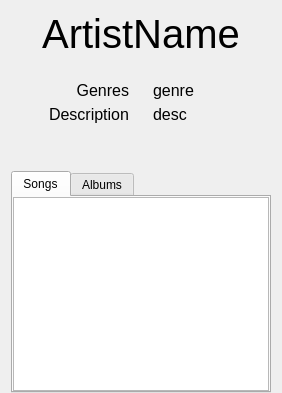
          <widget class="QWidget" name="detailView2" native="true">
           <property name="sizePolicy">
            <sizepolicy hsizetype="Minimum" vsizetype="Preferred">
             <horstretch>0</horstretch>
             <verstretch>0</verstretch>
            </sizepolicy>
           </property>
           <layout class="QVBoxLayout" name="verticalLayout_14">
            <property name="bottomMargin">
             <number>0</number>
            </property>
            <item>
             <widget class="QLabel" name="artistName">
              <property name="sizePolicy">
               <sizepolicy hsizetype="Preferred" vsizetype="Fixed">
                <horstretch>0</horstretch>
                <verstretch>0</verstretch>
               </sizepolicy>
              </property>
              <property name="font">
               <font>
                <pointsize>30</pointsize>
               </font>
              </property>
              <property name="text">
               <string>ArtistName</string>
              </property>
              <property name="scaledContents">
               <bool>true</bool>
              </property>
              <property name="alignment">
               <set>Qt::AlignBottom|Qt::AlignHCenter</set>
              </property>
             </widget>
            </item>
            <item>
             <widget class="QWidget" name="widget_9" native="true">
              <property name="sizePolicy">
               <sizepolicy hsizetype="Preferred" vsizetype="Minimum">
                <horstretch>0</horstretch>
                <verstretch>0</verstretch>
               </sizepolicy>
              </property>
              <layout class="QHBoxLayout" name="horizontalLayout_8">
               <item>
                <widget class="QWidget" name="widget_10" native="true">
                 <property name="sizePolicy">
                  <sizepolicy hsizetype="Preferred" vsizetype="Fixed">
                   <horstretch>0</horstretch>
                   <verstretch>0</verstretch>
                  </sizepolicy>
                 </property>
                 <layout class="QVBoxLayout" name="verticalLayout_12">
                  <property name="spacing">
                   <number>5</number>
                  </property>
                  <item>
                   <widget class="QLabel" name="ls10">
                    <property name="sizePolicy">
                     <sizepolicy hsizetype="Preferred" vsizetype="Fixed">
                      <horstretch>0</horstretch>
                      <verstretch>0</verstretch>
                     </sizepolicy>
                    </property>
                    <property name="font">
                     <font>
                      <pointsize>12</pointsize>
                     </font>
                    </property>
                    <property name="text">
                     <string>Genres</string>
                    </property>
                    <property name="scaledContents">
                     <bool>true</bool>
                    </property>
                    <property name="alignment">
                     <set>Qt::AlignRight|Qt::AlignTrailing|Qt::AlignVCenter</set>
                    </property>
                   </widget>
                  </item>
                  <item>
                   <widget class="QLabel" name="ls9">
                    <property name="sizePolicy">
                     <sizepolicy hsizetype="Preferred" vsizetype="Fixed">
                      <horstretch>0</horstretch>
                      <verstretch>0</verstretch>
                     </sizepolicy>
                    </property>
                    <property name="font">
                     <font>
                      <pointsize>12</pointsize>
                     </font>
                    </property>
                    <property name="text">
                     <string>Description</string>
                    </property>
                    <property name="scaledContents">
                     <bool>true</bool>
                    </property>
                    <property name="alignment">
                     <set>Qt::AlignRight|Qt::AlignTrailing|Qt::AlignVCenter</set>
                    </property>
                   </widget>
                  </item>
                  <item>
                   <widget class="QLabel" name="label_7">
                    <property name="sizePolicy">
                     <sizepolicy hsizetype="Preferred" vsizetype="Fixed">
                      <horstretch>0</horstretch>
                      <verstretch>0</verstretch>
                     </sizepolicy>
                    </property>
                    <property name="font">
                     <font>
                      <pointsize>12</pointsize>
                     </font>
                    </property>
                    <property name="text">
                     <string/>
                    </property>
                    <property name="alignment">
                     <set>Qt::AlignRight|Qt::AlignTrailing|Qt::AlignVCenter</set>
                    </property>
                   </widget>
                  </item>
                 </layout>
                </widget>
               </item>
               <item>
                <widget class="QWidget" name="widget_11" native="true">
                 <property name="sizePolicy">
                  <sizepolicy hsizetype="Preferred" vsizetype="Fixed">
                   <horstretch>0</horstretch>
                   <verstretch>0</verstretch>
                  </sizepolicy>
                 </property>
                 <layout class="QVBoxLayout" name="verticalLayout_13">
                  <property name="spacing">
                   <number>5</number>
                  </property>
                  <item>
                   <widget class="QLabel" name="genreNameArt">
                    <property name="sizePolicy">
                     <sizepolicy hsizetype="Preferred" vsizetype="Fixed">
                      <horstretch>0</horstretch>
                      <verstretch>0</verstretch>
                     </sizepolicy>
                    </property>
                    <property name="font">
                     <font>
                      <pointsize>12</pointsize>
                     </font>
                    </property>
                    <property name="text">
                     <string>genre</string>
                    </property>
                    <property name="scaledContents">
                     <bool>true</bool>
                    </property>
                    <property name="alignment">
                     <set>Qt::AlignLeading|Qt::AlignLeft|Qt::AlignVCenter</set>
                    </property>
                   </widget>
                  </item>
                  <item>
                   <widget class="QLabel" name="decriptionName">
                    <property name="sizePolicy">
                     <sizepolicy hsizetype="Preferred" vsizetype="Fixed">
                      <horstretch>0</horstretch>
                      <verstretch>0</verstretch>
                     </sizepolicy>
                    </property>
                    <property name="font">
                     <font>
                      <pointsize>12</pointsize>
                     </font>
                    </property>
                    <property name="lineWidth">
                     <number>6</number>
                    </property>
                    <property name="text">
                     <string>desc</string>
                    </property>
                    <property name="scaledContents">
                     <bool>true</bool>
                    </property>
                    <property name="alignment">
                     <set>Qt::AlignLeading|Qt::AlignLeft|Qt::AlignVCenter</set>
                    </property>
                   </widget>
                  </item>
                  <item>
                   <widget class="QLabel" name="aNameArt">
                    <property name="sizePolicy">
                     <sizepolicy hsizetype="Preferred" vsizetype="Fixed">
                      <horstretch>0</horstretch>
                      <verstretch>0</verstretch>
                     </sizepolicy>
                    </property>
                    <property name="font">
                     <font>
                      <pointsize>12</pointsize>
                     </font>
                    </property>
                    <property name="text">
                     <string/>
                    </property>
                    <property name="alignment">
                     <set>Qt::AlignLeading|Qt::AlignLeft|Qt::AlignVCenter</set>
                    </property>
                   </widget>
                  </item>
                 </layout>
                </widget>
               </item>
              </layout>
             </widget>
            </item>
            <item>
             <widget class="QTabWidget" name="TabArt">
              <property name="sizePolicy">
               <sizepolicy hsizetype="Minimum" vsizetype="Expanding">
                <horstretch>0</horstretch>
                <verstretch>0</verstretch>
               </sizepolicy>
              </property>
              <property name="currentIndex">
               <number>0</number>
              </property>
              <widget class="QWidget" name="tab_2">
               <attribute name="title">
                <string>Songs</string>
               </attribute>
               <layout class="QVBoxLayout" name="verticalLayout_15">
                <property name="leftMargin">
                 <number>0</number>
                </property>
                <property name="topMargin">
                 <number>0</number>
                </property>
                <property name="rightMargin">
                 <number>0</number>
                </property>
                <property name="bottomMargin">
                 <number>0</number>
                </property>
                <item>
                 <widget class="QTableView" name="songsArtView"/>
                </item>
               </layout>
              </widget>
              <widget class="QWidget" name="tab_3">
               <attribute name="title">
                <string>Albums</string>
               </attribute>
               <layout class="QVBoxLayout" name="verticalLayout_16">
                <property name="leftMargin">
                 <number>0</number>
                </property>
                <property name="topMargin">
                 <number>0</number>
                </property>
                <property name="rightMargin">
                 <number>0</number>
                </property>
                <property name="bottomMargin">
                 <number>0</number>
                </property>
                <item>
                 <widget class="QTableView" name="albumsArtVIew"/>
                </item>
               </layout>
              </widget>
             </widget>
            </item>
           </layout>
          </widget>
